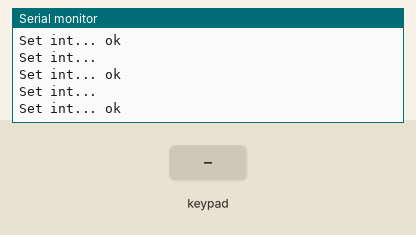
This sketch was run on a simulated ESP8266 (NodeMCU). On the bench: the last lines printed to the serial monitor. Inputs (shaded band) come from the test bench. WiFi joins after 1.5 s; servers stay silent unless stated; the Firebase database answers and starts empty.

Above: at 2.7 s.
2.8 s: key 'A' pressed
At 3.14 s:
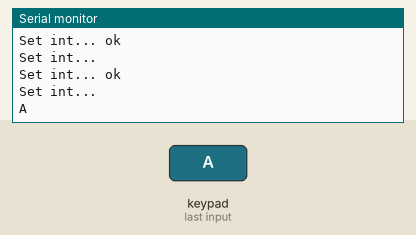
4.8 s: keypad keys 1 6 5 4 0 # pressed 0.4 s apart
At 4.94 s:
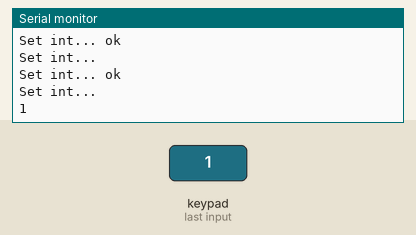
10.2 s: key 'B' pressed
At 10.35 s:
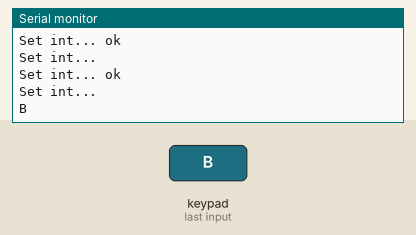
12.0 s: keypad keys 1 6 5 4 0 * pressed 0.4 s apart
At 12.46 s:
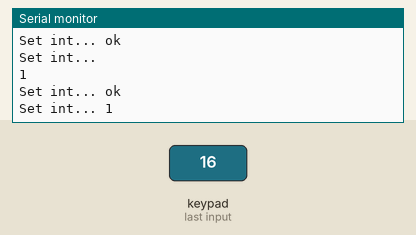
17.4 s: key 'C' pressed
At 17.57 s:
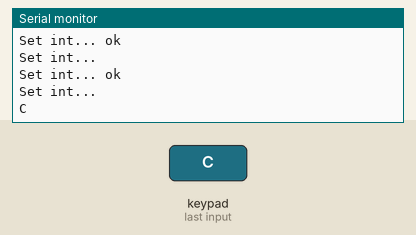
19.2 s: keypad keys 1 6 5 4 0 D pressed 0.4 s apart
At 23.88 s:
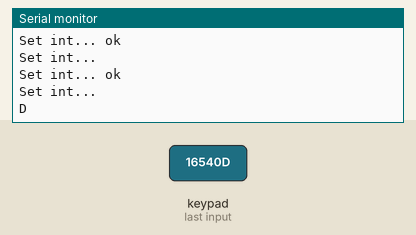
Timing chart, 0 to 25.4 s (numbered marks = the images above; inputs shaded):
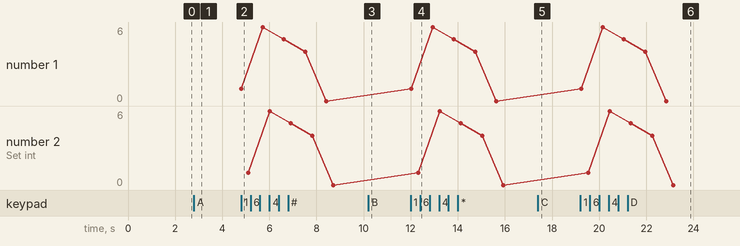

Measured:
- after the input at 2.8 s, the serial monitor: prints a new line after 0.21 s (image 1)
- after the input at 4.8 s, the serial monitor: prints a new line at once (image 2)
- after the input at 10.2 s, the serial monitor: prints a new line at once (image 3)
- after the input at 12.0 s, the serial monitor: prints a new line at once (image 4)
- after the input at 17.4 s, the serial monitor: prints a new line at once (image 5)
- after the input at 19.2 s, the serial monitor: prints a new line at once (image 6)

The sketch:

TecladoESP8266.ino
```cpp
#include <ESP8266WiFi.h> // Conexion del NodeMCU a la red Wifi Local
#include <WiFiClient.h>   // Configurar NodeMCU cliente
#include <ESP8266HTTPClient.h> //Funciones enviar request POST o GET  Cliente
#include <Wire.h>
#include <Keypad.h>
#if defined(ESP32)
#include <WiFi.h>
#elif defined(ESP8266)
#include <FirebaseESP8266.h>
#endif

#define FIREBASE_HOST "sensores-87115-default-rtdb.firebaseio.com"
#define FIREBASE_AUTH "cW5Hrzn6EzOnpGRr4wJpcIzwN61iaEGKz6VDliTv"

// Provide the token generation process info.
#include <addons/TokenHelper.h>

// Provide the RTDB payload printing info and other helper functions.
#include <addons/RTDBHelper.h>

/* 1. Define the WiFi credentials */
#define WIFI_SSID "IBERO"
#define WIFI_PASSWORD ""

// For the following credentials, see examples/Authentications/SignInAsUser/EmailPassword/EmailPassword.ino

/* 2. Define the API Key */
#define API_KEY "YOUR API KEY"

/* 3. Define the RTDB URL */
#define DATABASE_URL "sensores-87115-default-rtdb.firebaseio.com/" //<databaseName>.firebaseio.com or <databaseName>.<region>.firebasedatabase.app

/* 4. Define the user Email and password that alreadey registerd or added in your project */
#define USER_EMAIL "YOUR EMAIL"
#define USER_PASSWORD "YOUR PASSWORD"

// Define Firebase Data object
FirebaseData fbdo;

FirebaseAuth auth;
FirebaseConfig config;

//Teclado 4x4
const byte rows = 4;
const byte columns = 4;

char keys[rows][columns] = {
   { '1','2','3', 'A' },
   { '4','5','6', 'B' },
   { '7','8','9', 'C' },
   { '*','0','#', 'D' }
};

byte rowPins[rows] = {16, 5, 4, 0};
byte columnPins[columns] = {2, 14, 12, 13};

Keypad Teclado4x4 = Keypad(makeKeymap(keys), rowPins, columnPins, rows, columns);

void setup() {
  // put your setup code here, to run once:
  Serial.begin(9600);

  WiFi.begin(WIFI_SSID, WIFI_PASSWORD);
  Serial.print("Connecting to Wi-Fi");
  while (WiFi.status() != WL_CONNECTED)
  {
    Serial.print(".");
    delay(300);
  }
  Serial.println();
  Serial.print("Connected with IP: ");
  Serial.println(WiFi.localIP());
  Serial.println();

  Serial.printf("Firebase Client v%s\n\n", FIREBASE_CLIENT_VERSION);

  /* Assign the api key (required) */
  config.api_key = API_KEY;

  /* Assign the user sign in credentials */
  auth.user.email = USER_EMAIL;
  auth.user.password = USER_PASSWORD;

  /* Assign the RTDB URL (required) */
  config.database_url = DATABASE_URL;

  /* Assign the callback function for the long running token generation task */
  config.token_status_callback = tokenStatusCallback; // see addons/TokenHelper.h

  Firebase.begin(&config, &auth);

  // Comment or pass false value when WiFi reconnection will control by your code or third party library
  Firebase.reconnectWiFi(true);
  Firebase.setDoubleDigits(5);
  Firebase.begin(FIREBASE_HOST, FIREBASE_AUTH);

}

void loop() {
  // put your main code here, to run repeatedly:
  char key = Teclado4x4.getKey();
  if(key){
    Serial.println(key);
  }

  String stringkey = String(key);

  Serial.printf("Set int... %s\n", Firebase.setString(fbdo, F("/keypad/tecla"), stringkey)? "ok" : fbdo.errorReason().c_str());
  Serial.printf("Set int... %s\n", Firebase.getString(fbdo, F("/keypad/tecla"))? fbdo.to<const char *>() : fbdo.errorReason().c_str());
}
```
